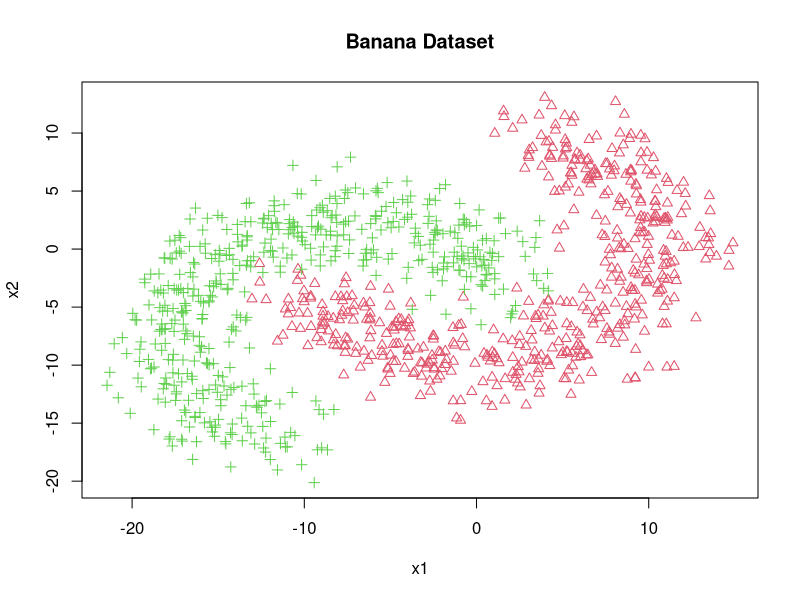
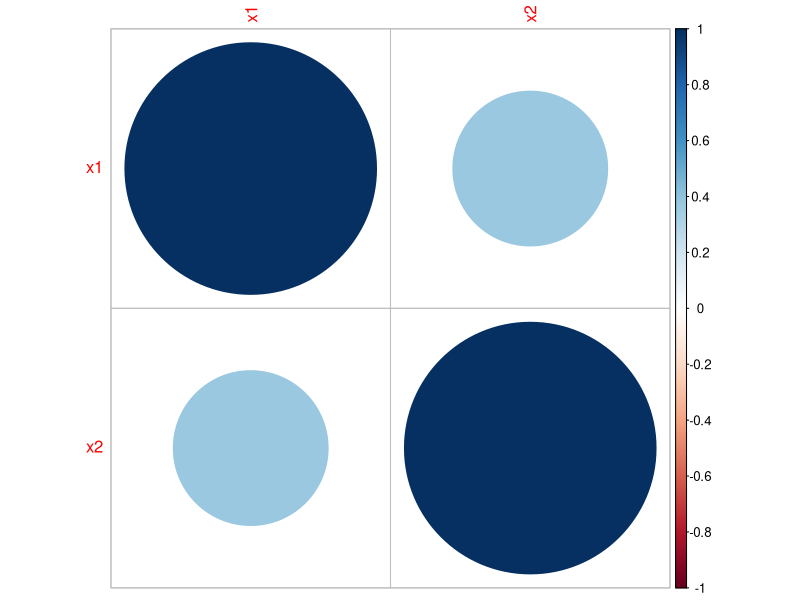
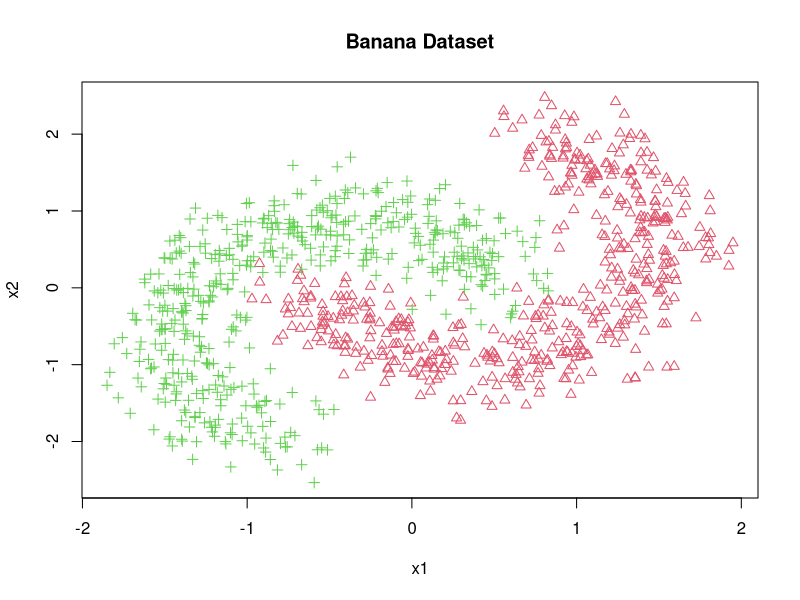

Write the R code that produced these figures, in order. (Note: this script raises an error after producing the figures.)
#Load libraries
library(MASS)
library(caret)
library(corrplot)
library(KernSmooth)

#Let's include a stratified holdout function for future use
stratified_holdout <- function(y, epsilon){
  n <- length(y)
  labels <- unique(y)
  ind_train <- NULL
  ind_test <- NULL
  y <- sample(sample(sample(y))) #Resample y multiple times
  for(label in labels){ #Go through each label
    labels_i <- which(y == label)
    n_i <- length(labels_i)
    ind_train <- c(ind_train, sample(labels_i, 
                                     round((1 - epsilon)*n_i), replace = FALSE)) #Select (1 - epsilon)% for train
  }
  ind_test <- (1:n)[-ind_train] #Everything not in training set is in test set
  return(list(ind_train, ind_test))
}

#Load the data
xy <- read.csv('bananaData.csv')

#Shape things nicely for data computation and scale data
n <- nrow(xy) #Number of examples
p <- ncol(xy) - 1 #Number of predictors
pos_resp <- p + 1 #Position of response
x <- scale(xy[,-pos_resp]) #Scaled predictor variables
xy[,pos_resp] <- as.factor(xy[,pos_resp]) #Turn response to factor
y <- xy[,pos_resp] #Response variable

#Explore the data
str(xy) #Data Types
head(xy) #Get an idea of the data
which(is.na(xy)) #Check for empties
plot(xy[,-pos_resp], col = as.integer(y) + 1L, pch = as.integer(y) + 1L, main = "Banana Dataset")

#Check correlation between predictors
corrplot(cor(x))

#Plot the data with color representing class, y = 1 is in green, y = 0 is in red
plot(x, col = as.integer(y) + 1L, pch = as.integer(y) + 1L, main = "Banana Dataset")

#Determine optimal hyperparameters for the kNN, SVM (linear and RBF), 
#decision tree, random forest, and XGBoost models

#Cross - validation control
cv_control <- trainControl(method = "cv", number = 10)

#Optimal k in kNN
mod_knn <- train(x, y, method = "knn", 
                 tuneGrid = expand.grid(k = 1:25), 
                 trControl = cv_control) #kNN, CV for k = 1 ... 25

k_knn_opt <- mod_knn$bestTune$k

#Optimal c in linear SVM
mod_lsvm <- train(x, y, method = "svmLinear",
                 tuneGrid = expand.grid(C = 2^(-5:15)),
                 trControl = cv_control)

c_lsvm_opt <- mod_lsvm$bestTune$C

#Optimal C and sigma in RBF SVM
mod_rsvm <- train(x, y, method = "svmRadial",
                  tuneGrid = expand.grid(C = 2^(-5:15), sigma = 2^(-15:3)),
                  trControl = cv_control)

c_rsvm_opt <- mod_rsvm$bestTune$C
s_rsvm_opt <- mod_rsvm$bestTune$sigma

#Optimal depth in classification tree
mod_tree <- train(x, y, method = "rpart2",
                  tuneGrid = expand.grid(maxdepth = 1:12),
                  trControl = cv_control)

d_tree_opt <- mod_tree$bestTune$maxdepth

#Optimal mtry in RF (can only be 1 or 2 for us)
mod_rf <- train(x, y, method = "rf",
                  tuneGrid = expand.grid(mtry = 1:2),
                  trControl = cv_control)

mtry_rf_opt <- mod_rf$bestTune$mtry

#Optimal training rounds, depth, and learning rate in XGBoost
mod_xgb <- train(x, y, method = "xgbTree",
                tuneGrid = expand.grid(nrounds = c(50, 100, 200, 400), 
                                       max_depth = 1:6,
                                       eta = c(0.2, 0.3, 0.5, 0.8),
                                       gamma = 0,
                                       colsample_bytree = 1,
                                       min_child_weight = 1,
                                       subsample = 1),
                trControl = cv_control)

n_xgb_opt <- mod_xgb$bestTune$nrounds
d_xgb_opt <- mod_xgb$bestTune$max_depth
e_xgb_opt <- mod_xgb$bestTune$eta



#Let's perform stochastic holdout to measure the performance of each machine
#over 25 runs

R <- 25 #Number of runs
error_sh <- matrix(0, nrow = R, ncol = 10) #Matrix for storing errors
no_control <- trainControl(method = 'none') #No trainControl since hyperparameters are known

for(r in 1:R){
  
  #Generate random stratified split
  indices <- stratified_holdout(y, 1/3)
  ind_train <- indices[[1]]
  ind_test <- indices[[2]]
  
  #Train models
  mod_lda <- train(x[ind_train,], y[ind_train], method = "lda") #LDA
  mod_qda <- train(x[ind_train,], y[ind_train], method = "qda") #QDA
  mod_nb <- train(x[ind_train,], y[ind_train], method = "nb") #Naive Bayes
  mod_knn <- train(x[ind_train,], y[ind_train], method = "knn", trControl = no_control,
                   tuneGrid = expand.grid(k = k_knn_opt)) #kNN
  mod_lr <- train(x[ind_train,], y[ind_train], method = "glm", family = binomial(link = "logit")) #LR
  mod_lsvm <- train(x[ind_train,], y[ind_train], method = "svmLinear", trControl = no_control,
                    tuneGrid = expand.grid(C = c_lsvm_opt)) #Linear SVM
  mod_rsvm <- train(x[ind_train,], y[ind_train], method = "svmRadial", trControl = no_control,
                    tuneGrid = expand.grid(C = c_rsvm_opt, sigma = s_rsvm_opt)) #RBF SVM
  mod_tree <- train(x[ind_train,], y[ind_train], method = "rpart2", trControl = no_control,
                    tuneGrid = expand.grid(maxdepth = d_tree_opt)) #Tree
  mod_rf <- train(x[ind_train,], y[ind_train], method = "rf", trControl = no_control,
                    tuneGrid = expand.grid(mtry = mtry_rf_opt)) #RF
  mod_xgb <- train(x[ind_train,], y[ind_train], method = "xgbTree", trControl = no_control,
                  tuneGrid = expand.grid(nrounds = n_xgb_opt, 
                                         max_depth = d_xgb_opt,
                                         eta = e_xgb_opt,
                                         gamma = 0,
                                         colsample_bytree = 1,
                                         min_child_weight = 1,
                                         subsample = 1)) #XGBoost
  
  #Make predictions
  y_hat_lda <- predict(mod_lda, x[ind_test,])
  y_hat_qda <- predict(mod_qda, x[ind_test,])
  y_hat_nb <- predict(mod_nb, x[ind_test,])
  y_hat_knn <- predict(mod_knn, x[ind_test,])
  y_hat_lr <- predict(mod_lr, x[ind_test,])
  y_hat_lsvm <- predict(mod_lsvm, x[ind_test,])
  y_hat_rsvm <- predict(mod_rsvm, x[ind_test,])
  y_hat_tree <- predict(mod_tree, x[ind_test,])
  y_hat_rf <- predict(mod_rf, x[ind_test,])
  y_hat_xgb <- predict(mod_xgb, x[ind_test,])
  
  #Store errors
  error_sh[r, 1] <- mean(y_hat_lda != y[ind_test])
  error_sh[r, 2] <- mean(y_hat_qda != y[ind_test])
  error_sh[r, 3] <- mean(y_hat_nb != y[ind_test])
  error_sh[r, 4] <- mean(y_hat_knn != y[ind_test])
  error_sh[r, 5] <- mean(y_hat_lr != y[ind_test])
  error_sh[r, 6] <- mean(y_hat_lsvm != y[ind_test])
  error_sh[r, 7] <- mean(y_hat_rsvm != y[ind_test])
  error_sh[r, 8] <- mean(y_hat_tree != y[ind_test])
  error_sh[r, 9] <- mean(y_hat_rf != y[ind_test])
  error_sh[r, 10] <- mean(y_hat_xgb != y[ind_test])
}

#Names of models in order
mod_names <- c("LDA", "QDA", "NB", "kNN", "LR", "SVM", "RBF SVM", "Tree", "RF", "XGB")

#Error means
err_means <- data.frame("Model" = mod_names, "Mean Error" = colMeans(error_sh))
err_means

#Generate a boxplot of the errors
boxplot(error_sh, main = "Boxplots of Performance on Banana Dataset by Various Models over 25 Runs", 
        names = mod_names, 
        ylab = "Avg Error")
